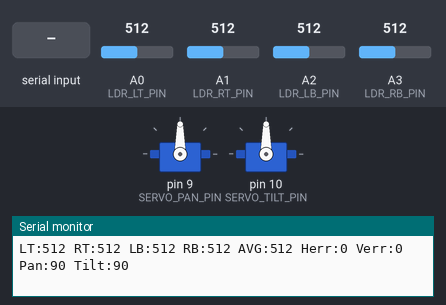
This sketch was run on a simulated Arduino Uno, built with avr-gcc and run on an emulated ATmega328P. Shown: 2 × servo, the last lines printed to the serial monitor. The inputs (shaded band) are chosen by the test bench; at power-on: A0 (LDR_LT_PIN) = 512, A3 (LDR_RB_PIN) = 512, A2 (LDR_LB_PIN) = 512, A1 (LDR_RT_PIN) = 512.

Above: at 2.2 s.
2.3 s: A0 (LDR_LT_PIN) set to 522
4.3 s: A0 (LDR_LT_PIN) set to 541
At 6.53 s:
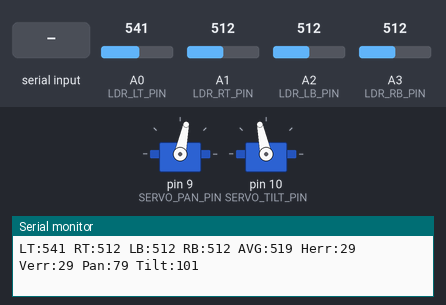
7.3 s: A3 (LDR_RB_PIN) set to 306
At 7.74 s:
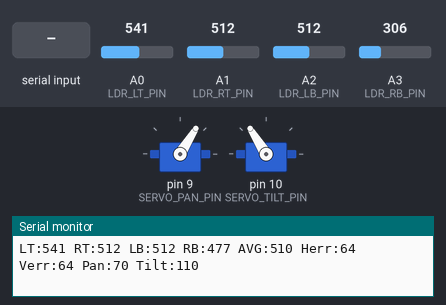
10.3 s: "p90\n" received over Serial
At 13.1 s:
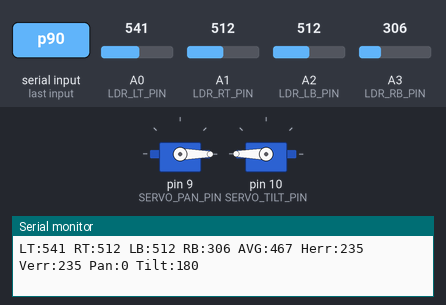
13.3 s: A2 (LDR_LB_PIN) set to 267
15.3 s: A2 (LDR_LB_PIN) set to 239
At 17.26 s:
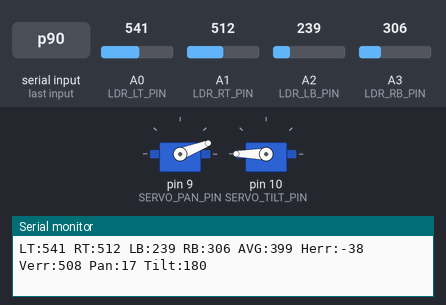
Timing chart, 0 to 21.8 s (numbered marks = the images above; inputs shaded):
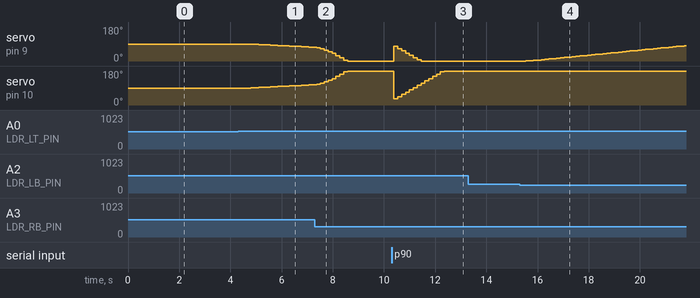

Measured:
- the behaviour switches between 531 and 532 on A0 (LDR_LT_PIN) (found by bisection; images 0 and 1)
- the behaviour switches between 258 and 257 on A2 (LDR_LB_PIN) (found by bisection; images 3 and 4)
- after the input at 4.3 s, servo on pin 9 (SERVO_PAN_PIN): moves from 90° to 73° over 2.4 s, starting after 0.50 s; servo on pin 10 (SERVO_TILT_PIN): moves from 90° to 107° over 2.4 s, starting after 0.50 s
- after the input at 10.3 s, servo on pin 9 (SERVO_PAN_PIN): 0° → 78° after 0.09 s, → 66° 0.15 s later, → 54° 0.15 s later, → 42° 0.15 s later, … (8 changes in this stretch); servo on pin 10 (SERVO_TILT_PIN): 180° → 32° after 0.09 s, → 44° 0.15 s later, → 56° 0.15 s later, → 68° 0.15 s later, … (14 changes in this stretch)
- after the input at 15.3 s, servo on pin 9 (SERVO_PAN_PIN): moves from 0° to 81° over 6.2 s, starting after 0.23 s

The sketch:

SolarSunTracker_Arduino_Uno.ino
```cpp
/*
  SolarSunTracker_Arduino_Uno.ino
  2-axis solar tracker for Arduino Uno using 4 LDRs and 2 hobby servos (pan + tilt).
  - Smooths LDR readings with moving average
  - Proportional control (configurable Kp) with deadband to avoid jitter
  - Night detection (light threshold) and optional park position
  - Simple serial calibration/commands to center/park/change params at runtime

  Wiring (example):
  - LDR Top-Left  -> A0
  - LDR Top-Right -> A1
  - LDR Bot-Left  -> A2
  - LDR Bot-Right -> A3
  - Servo Pan signal  -> D9
  - Servo Tilt signal -> D10
  - Servos powered from a separate 5V supply (or USB if low current), COMMON GND with Arduino
  - Each LDR used in a voltage divider: 5V -> LDR -> analog pin -> 10k -> GND
    (If you wire LDR to GND and resistor to 5V then values invert — adjust mapping or wiring consistently.)

  Serial commands (open Serial Monitor 115200):
   - 'c' : center servos to start position
   - 'p' : move to park position (parkPan, parkTilt)
   - 's' : print sensor and state status
   - 'kNNN' : set Kp_pan (e.g., 'k05' sets Kp_pan=0.05)  -> format is 'k' followed by integer (divide by 100)
   - 'dNNN' : set DEAD_BAND (ADC units) e.g., 'd20'
   - 'lNNN' : set LIGHT_THRESHOLD e.g., 'l100'
   - 'h' : print help

  Created: 2025-12-20
  Author: Copilot for alameenmamtech-maker
*/

#include <Servo.h>
#include <Arduino.h>

// ------------ PIN CONFIG ------------
const int LDR_LT_PIN = A0; // top-left
const int LDR_RT_PIN = A1; // top-right
const int LDR_LB_PIN = A2; // bottom-left
const int LDR_RB_PIN = A3; // bottom-right

const int SERVO_PAN_PIN  = 9;  // horizontal (azimuth)
const int SERVO_TILT_PIN = 10; // vertical (elevation)

// ------------ SERVO / MOVEMENT SETTINGS ------------
Servo servoPan;
Servo servoTilt;

// initial positions (degrees)
int panPos  = 90; // middle
int tiltPos = 90;

// mechanical limits (adjust per mounting)
const int SERVO_MIN = 0;
const int SERVO_MAX = 180;

// Park position when sun is down
const int parkPan  = 90;
const int parkTilt = 20;

// Center (startup) position
const int centerPan  = 90;
const int centerTilt = 90;

// ------------ CONTROL / SENSOR SETTINGS ------------
float Kp_pan  = 0.05; // proportional gain for pan. Tune (0.03..0.2)
float Kp_tilt = 0.05; // proportional gain for tilt.

int DEAD_BAND = 20;        // difference threshold in ADC units to ignore micro-errors
int LIGHT_THRESHOLD = 80;  // minimum average ADC reading to consider it's daylight (0..1023)

const unsigned long LOOP_DELAY_MS = 150; // control loop delay

// ------------ SMOOTHING (moving average) ------------
const int SMOOTH_N = 6; // moving-average window
int bufLT[SMOOTH_N], bufRT[SMOOTH_N], bufLB[SMOOTH_N], bufRB[SMOOTH_N];
int bufIndex = 0;

// ------------ STATE ------------
bool isParked = false;

// ------------ SETUP ------------
void setup() {
  Serial.begin(115200);
  while (!Serial) { ; } // wait for serial on some boards (safe)

  servoPan.attach(SERVO_PAN_PIN);
  servoTilt.attach(SERVO_TILT_PIN);

  panPos = centerPan;
  tiltPos = centerTilt;
  servoPan.write(panPos);
  servoTilt.write(tiltPos);

  // initialize smoothing buffers with current readings
  int initVal = analogRead(LDR_LT_PIN);
  for (int i = 0; i < SMOOTH_N; ++i) {
    bufLT[i] = bufRT[i] = bufLB[i] = bufRB[i] = initVal;
  }

  Serial.println(F("Solar Sun Tracker (Arduino Uno)"));
  printHelp();
  delay(1000);
}

// ------------ HELPERS ------------
int smoothRead(int buf[], int pin) {
  buf[bufIndex] = analogRead(pin);
  long sum = 0;
  for (int i = 0; i < SMOOTH_N; ++i) sum += buf[i];
  return (int)(sum / SMOOTH_N);
}

void printStatus(int lt, int rt, int lb, int rb, int avg, int herr, int verr) {
  Serial.print("LT:"); Serial.print(lt);
  Serial.print(" RT:"); Serial.print(rt);
  Serial.print(" LB:"); Serial.print(lb);
  Serial.print(" RB:"); Serial.print(rb);
  Serial.print(" AVG:"); Serial.print(avg);
  Serial.print(" Herr:"); Serial.print(herr);
  Serial.print(" Verr:"); Serial.print(verr);
  Serial.print(" Pan:"); Serial.print(panPos);
  Serial.print(" Tilt:"); Serial.println(tiltPos);
}

void printHelp() {
  Serial.println(F("Commands:"));
  Serial.println(F("  c     -> center servos"));
  Serial.println(F("  p     -> park servos"));
  Serial.println(F("  s     -> status"));
  Serial.println(F("  kNNN  -> set Kp_pan & Kp_tilt (integer, divided by 100). e.g. k05 -> 0.05"));
  Serial.println(F("  dNNN  -> set DEAD_BAND (ADC units)"));
  Serial.println(F("  lNNN  -> set LIGHT_THRESHOLD (ADC units)"));
  Serial.println(F("  h     -> help"));
}

// ------------ LOOP ------------
void loop() {
  // read smoothed sensors
  int lt = smoothRead(bufLT, LDR_LT_PIN);
  int rt = smoothRead(bufRT, LDR_RT_PIN);
  int lb = smoothRead(bufLB, LDR_LB_PIN);
  int rb = smoothRead(bufRB, LDR_RB_PIN);

  bufIndex = (bufIndex + 1) % SMOOTH_N;
  int avgLight = (lt + rt + lb + rb) / 4;

  // check for serial commands (non-blocking)
  handleSerialCommands();

  // night detection
  if (avgLight < LIGHT_THRESHOLD) {
    if (!isParked) {
      Serial.println(F("Low light detected -> parking to conserve/avoid hunting."));
      park();
      isParked = true;
    }
    delay(LOOP_DELAY_MS);
    return;
  } else {
    if (isParked) {
      Serial.println(F("Light returned -> resuming tracking."));
      // Optionally restore to center or previous pos
      isParked = false;
    }
  }

  // compute left/right & top/bottom totals
  int leftTotal  = lt + lb;
  int rightTotal = rt + rb;
  int topTotal   = lt + rt;
  int botTotal   = lb + rb;

  int horizError = leftTotal - rightTotal; // >0 => sun toward left
  int vertError  = topTotal - botTotal;    // >0 => sun toward top

  // deadband
  if (abs(horizError) < DEAD_BAND) horizError = 0;
  if (abs(vertError)  < DEAD_BAND) vertError  = 0;

  // map proportional error to servo delta (degrees)
  float deltaPan  = Kp_pan * (float)horizError;
  float deltaTilt = Kp_tilt * (float)vertError;

  // adjust sign depending on mounting; test and invert if movement is opposite
  // Here: positive horizError means sun on left, so decrease pan angle to move left (servo mapping may vary)
  panPos  = constrain(panPos - (int)round(deltaPan), SERVO_MIN, SERVO_MAX);
  tiltPos = constrain(tiltPos + (int)round(deltaTilt), SERVO_MIN, SERVO_MAX);

  servoPan.write(panPos);
  servoTilt.write(tiltPos);

  // debug/status print occasionally (or on demand)
  static unsigned long lastPrint = 0;
  if (millis() - lastPrint > 1000) {
    printStatus(lt, rt, lb, rb, avgLight, horizError, vertError);
    lastPrint = millis();
  }

  delay(LOOP_DELAY_MS);
}

// ------------ PARK / CENTER ------------
void park() {
  panPos = parkPan;
  tiltPos = parkTilt;
  servoPan.write(panPos);
  servoTilt.write(tiltPos);
  Serial.print("Parked: pan="); Serial.print(panPos); Serial.print(" tilt="); Serial.println(tiltPos);
}

void center() {
  panPos = centerPan;
  tiltPos = centerTilt;
  servoPan.write(panPos);
  servoTilt.write(tiltPos);
  Serial.print("Centered: pan="); Serial.print(panPos); Serial.print(" tilt="); Serial.println(tiltPos);
}

// ------------ SERIAL COMMAND HANDLER ------------
void handleSerialCommands() {
  if (!Serial.available()) return;
  String cmd = Serial.readStringUntil('\n');
  cmd.trim();
  if (cmd.length() == 0) return;

  char c = cmd.charAt(0);
  if (c == 'c' || c == 'C') {
    center();
  } else if (c == 'p' || c == 'P') {
    park();
    isParked = true;
  } else if (c == 's' || c == 'S') {
    Serial.println(F("Status:"));
    Serial.print("Kp_pan="); Serial.print(Kp_pan, 3);
    Serial.print(" Kp_tilt="); Serial.print(Kp_tilt, 3);
    Serial.print(" DEAD_BAND="); Serial.print(DEAD_BAND);
    Serial.print(" LIGHT_THRESHOLD="); Serial.println(LIGHT_THRESHOLD);
    // Show one immediate reading
    int lt = analogRead(LDR_LT_PIN), rt = analogRead(LDR_RT_PIN), lb = analogRead(LDR_LB_PIN), rb = analogRead(LDR_RB_PIN);
    int avg = (lt + rt + lb + rb) / 4;
    printStatus(lt, rt, lb, rb, avg, (lt+lb)-(rt+rb), (lt+rt)-(lb+rb));
  } else if (c == 'k' || c == 'K') {
    // expect integer after letter; convert to float by dividing by 100
    String num = cmd.substring(1);
    int v = num.toInt();
    if (v > 0) {
      float newK = v / 100.0;
      Kp_pan = newK;
      Kp_tilt = newK;
      Serial.print("Set Kp_pan & Kp_tilt = ");
      Serial.println(newK, 3);
    } else {
      Serial.println("Invalid Kp format. Example: k05 sets Kp=0.05");
    }
  } else if (c == 'd' || c == 'D') {
    String num = cmd.substring(1);
    int v = num.toInt();
    if (v >= 0) {
      DEAD_BAND = v;
      Serial.print("Set DEAD_BAND = "); Serial.println(DEAD_BAND);
    } else Serial.println("Invalid DEAD_BAND value.");
  } else if (c == 'l' || c == 'L') {
    String num = cmd.substring(1);
    int v = num.toInt();
    if (v >= 0) {
      LIGHT_THRESHOLD = v;
      Serial.print("Set LIGHT_THRESHOLD = "); Serial.println(LIGHT_THRESHOLD);
    } else Serial.println("Invalid LIGHT_THRESHOLD value.");
  } else if (c == 'h' || c == 'H') {
    printHelp();
  } else {
    Serial.print("Unknown command: "); Serial.println(cmd);
    printHelp();
  }
}
```
